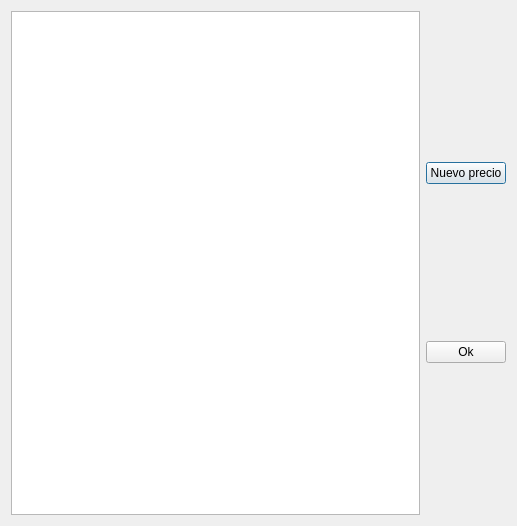
<?xml version="1.0" encoding="UTF-8"?>
<ui version="4.0">
 <class>historialPreciosDialog</class>
 <widget class="QDialog" name="historialPreciosDialog">
  <property name="geometry">
   <rect>
    <x>0</x>
    <y>0</y>
    <width>517</width>
    <height>526</height>
   </rect>
  </property>
  <property name="windowTitle">
   <string>Historial precios</string>
  </property>
  <layout class="QHBoxLayout" name="horizontalLayout">
   <item>
    <widget class="QTableWidget" name="historialPreciosTableWidget">
     <property name="editTriggers">
      <set>QAbstractItemView::NoEditTriggers</set>
     </property>
     <attribute name="verticalHeaderVisible">
      <bool>false</bool>
     </attribute>
    </widget>
   </item>
   <item>
    <layout class="QGridLayout" name="gridLayout">
     <item row="0" column="0">
      <widget class="QPushButton" name="nuevoPushButton">
       <property name="text">
        <string>Nuevo precio</string>
       </property>
      </widget>
     </item>
     <item row="1" column="0">
      <widget class="QPushButton" name="okPushButton">
       <property name="text">
        <string>Ok</string>
       </property>
      </widget>
     </item>
    </layout>
   </item>
  </layout>
 </widget>
 <resources/>
 <connections/>
</ui>
